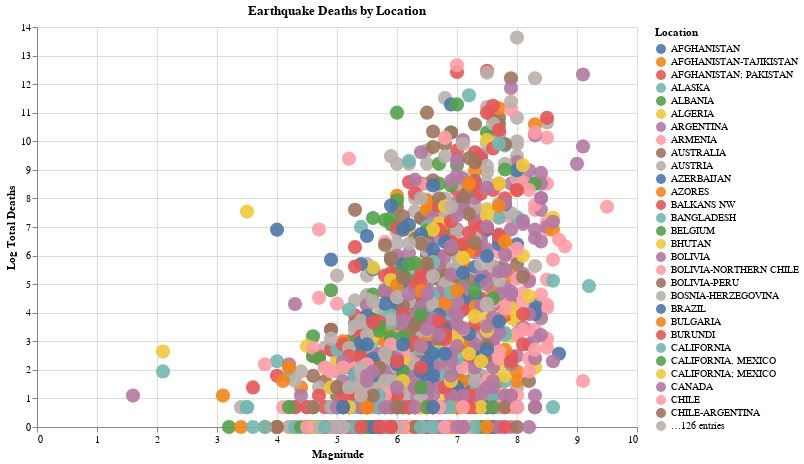

The code cell stored with this chart in its notebook:
### Code cell
chart = alt.Chart(quake_deaths).mark_circle(filled=True, 
                                size=200, 
                                opacity=0.9, 
                                color='tableau20').encode(
    x=alt.X('Mag', title='Magnitude'),
    y=alt.Y('Log Total Deaths', title='Log Total Deaths'),
    color=alt.Color('Location', legend=alt.Legend(title='Location')),
).configure_axis(
    tickCount=10
).properties(
    title='Earthquake Deaths by Location',
    width=600,
    height=400
)

chart

### Figure 1 — Vega-Lite specification as saved in the notebook (floating-point values rounded to 4 significant figures; data arrays with more than 128 entries replaced by an {"elided": "..."} marker saying what was removed)
{"config": {"view": {"continuousWidth": 400, "continuousHeight": 300}, "axis": {"tickCount": 10}}, "data": {"name": "data-a0c353353eda6de560d1c6ee12e37c3f"}, "mark": {"type": "circle", "color": "tableau20", "filled": true, "opacity": 0.9, "size": 200}, "encoding": {"color": {"type": "nominal", "field": "Location", "legend": {"title": "Location"}}, "x": {"type": "quantitative", "field": "Mag", "title": "Magnitude"}, "y": {"type": "quantitative", "field": "Log Total Deaths", "title": "Log Total Deaths"}}, "height": 400, "title": "Earthquake Deaths by Location", "width": 600, "$schema": "https://vega.github.io/schema/vega-lite/v4.8.1.json", "datasets": {"data-a0c353353eda6de560d1c6ee12e37c3f": {"elided": "1786 records"}}}
